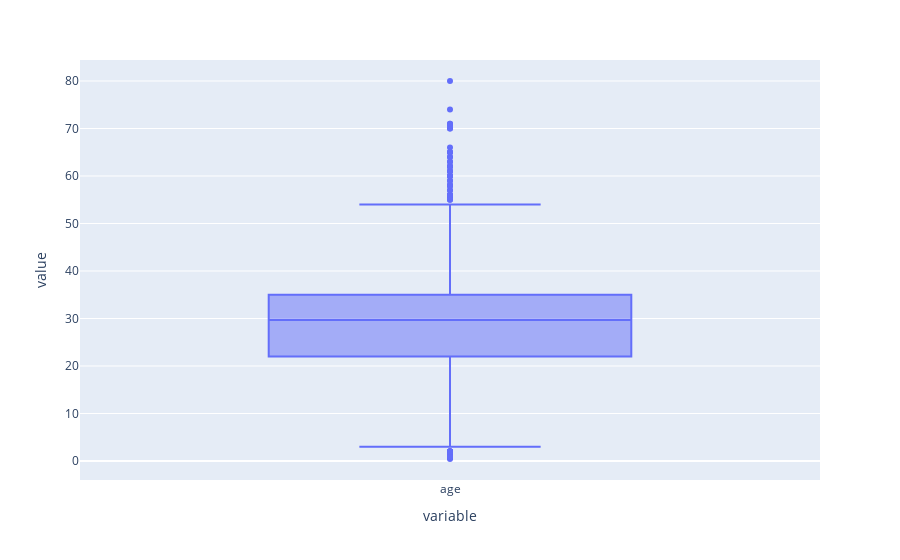

Source (notebook cell):
### Code cell
px.box(df['age'])

### Figure 1 — Plotly figure (JSON) as saved in the notebook; plotly's stock layout.template omitted (floating-point values rounded to 4 significant figures; data arrays with more than 128 entries replaced by an {"elided": "..."} marker saying what was removed)
{"data": [{"alignmentgroup": "True", "hovertemplate": "variable=%{x}<br>value=%{y}<extra></extra>", "legendgroup": "", "marker": {"color": "#636efa"}, "name": "", "notched": false, "offsetgroup": "", "orientation": "v", "showlegend": false, "type": "box", "x": {"elided": "891 str values"}, "x0": " ", "xaxis": "x", "y": {"elided": "891 float values"}, "y0": " ", "yaxis": "y"}], "layout": {"boxmode": "group", "legend": {"tracegroupgap": 0}, "margin": {"t": 60}, "xaxis": {"anchor": "y", "domain": [0, 1], "title": {"text": "variable"}}, "yaxis": {"anchor": "x", "domain": [0, 1], "title": {"text": "value"}}}}
